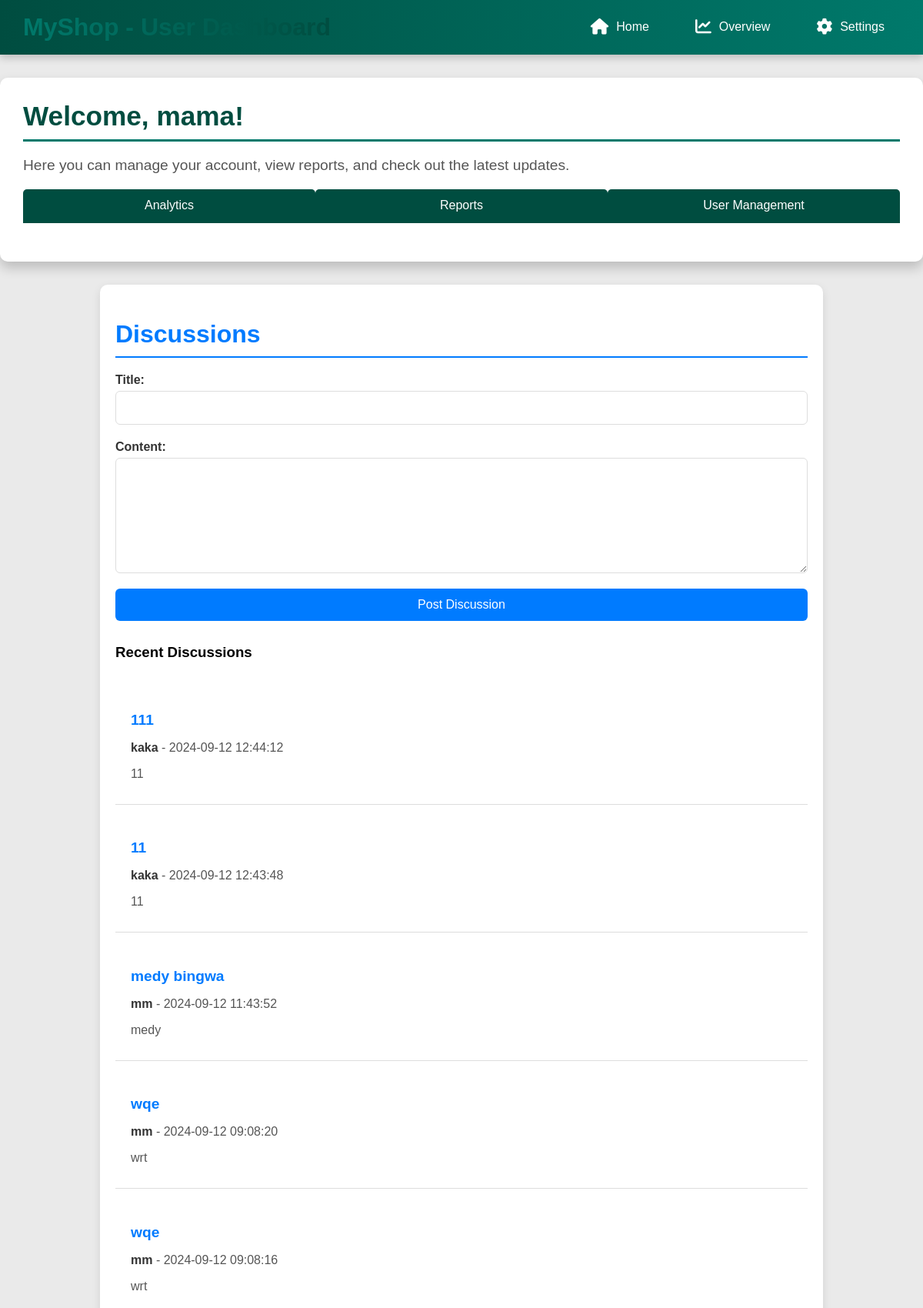
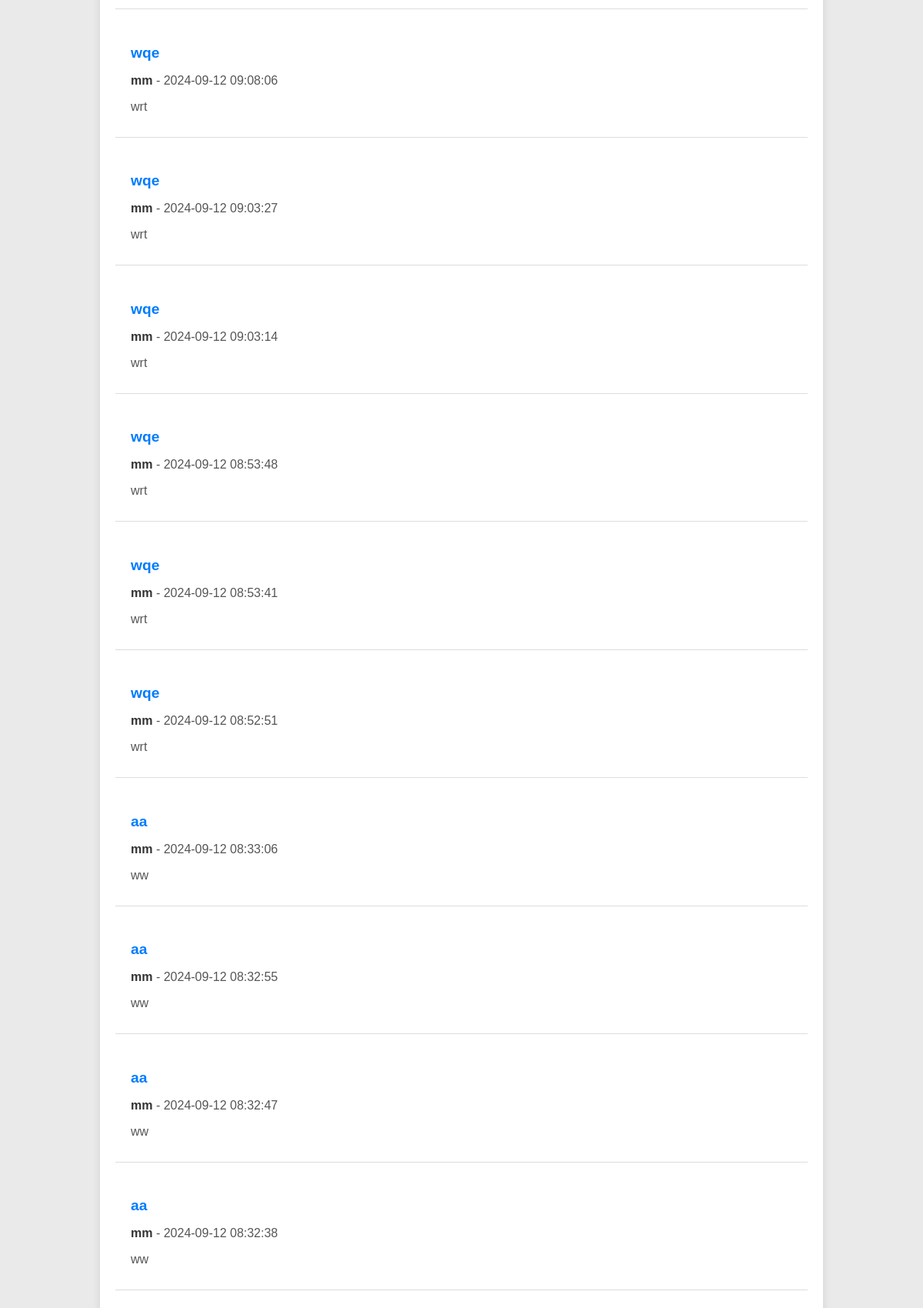
The app's page /create_discussion.php (signed in, upper part) with its own data (2 pictures, top to bottom).
### tables this page shows
CREATE TABLE `discussions` (
  `discussion_id` int(11) NOT NULL,
  `user_id` int(11) NOT NULL,
  `title` varchar(255) NOT NULL,
  `content` text NOT NULL,
  `created_at` timestamp NOT NULL DEFAULT current_timestamp(),
  `status` varchar(50) DEFAULT NULL,
  `retailer_id` int(11) DEFAULT NULL,
  `admin_id` int(11) DEFAULT NULL,
  `topic` varchar(255) DEFAULT NULL,
  `is_private` tinyint(1) NOT NULL DEFAULT 0,
  `passcode` varchar(255) DEFAULT NULL,
  `description` text DEFAULT NULL,
  `created_by` int(11) DEFAULT NULL,
  `max_participants` int(11) DEFAULT 250
);

CREATE TABLE `users` (
  `user_id` int(11) NOT NULL,
  `username` varchar(50) NOT NULL,
  `email` varchar(100) NOT NULL,
  `password` varchar(255) NOT NULL,
  `role_id` int(11) DEFAULT NULL,
  `created_at` timestamp NOT NULL DEFAULT current_timestamp(),
  `updated_at` timestamp NOT NULL DEFAULT current_timestamp() ON UPDATE current_timestamp(),
  `two_factor_enabled` tinyint(1) DEFAULT 0,
  `two_factor_secret` varchar(255) DEFAULT NULL,
  `profile_picture` varchar(255) DEFAULT NULL,
  `balance` decimal(10,2) DEFAULT 0.00
);

### create_discussion.php (the view, shortened to what this page needs)
<?php
require_once 'config.php';
$sql = "SELECT d.discussion_id, d.title, d.content, d.created_at, u.username
        FROM discussions d
        JOIN users u ON d.user_id = u.user_id
        ORDER BY d.created_at DESC";
$discussions = $conn->query($sql);
?>
<?php include 'dashboard_header.php'; ?>
<div class="discussion-container">
    <h2>Discussions</h2>
    <form action="discussion_page.php" method="POST">
        <div class="form-group">
            <label for="title">Title:</label>
            <input type="text" id="title" name="title" required>
        </div>
        <div class="form-group">
            <label for="content">Content:</label>
            <textarea id="content" name="content" required></textarea>
        </div>
        <button type="submit" name="post_discussion">Post Discussion</button>
    </form>
    <h3>Recent Discussions</h3>
    <div class="discussion-list">
        <?php if ($discussions->num_rows > 0): ?>
            <?php while ($discussion = $discussions->fetch_assoc()): ?>
                <div class="discussion-item">
                    <h4><?php echo htmlspecialchars($discussion['title']); ?></h4>
                    <p><strong><?php echo htmlspecialchars($discussion['username']); ?></strong> - <?php echo htmlspecialchars($discussion['created_at']); ?></p>
                    <p><?php echo nl2br(htmlspecialchars($discussion['content'])); ?></p>
                </div>
            <?php endwhile; ?>
        <?php else: ?>
            <p>No discussions available.</p>
        <?php endif; ?>
    </div>
</div>
<?php include 'dashboard_footer.php'; ?>

### dashboard_header.php (style rules this page uses)
body { font-family: 'Arial', sans-serif; background-color: #eaeaea; margin: 0; padding: 0; box-sizing: border-box; }

### create_discussion.php (style rules this page uses)
.discussion-container { max-width: 900px; margin: 20px auto; padding: 20px; background-color: #fff; border-radius: 10px; box-shadow: 0 4px 12px rgba(0, 0, 0, 0.1); }
.discussion-container h2 { color: #007BFF; margin-bottom: 20px; font-size: 2em; border-bottom: 2px solid #007BFF; padding-bottom: 10px; }
.discussion-container form { display: flex; flex-direction: column; gap: 20px; margin-bottom: 30px; }
.form-group { display: flex; flex-direction: column; gap: 5px; }
.form-group label { font-weight: bold; color: #333; }
.form-group input[type="text"], .form-group textarea { padding: 12px; border: 1px solid #ddd; border-radius: 6px; width: 100%; box-sizing: border-box; font-size: 1em; color: #333; }
.form-group textarea { height: 150px; resize: vertical; }
.discussion-container button { padding: 12px 25px; background-color: #007BFF; color: #fff; border: none; border-radius: 6px; cursor: pointer; font-size: 1em; transition: background-color 0.3s, transform 0.2s; }
.discussion-list { margin-top: 20px; }
.discussion-item { padding: 20px; border-bottom: 1px solid #ddd; transition: background-color 0.3s; }
.discussion-item h4 { margin-bottom: 10px; color: #007BFF; font-size: 1.2em; }
.discussion-item p { margin-bottom: 10px; color: #555; }
.discussion-item p strong { color: #333; }

### records on screen
discussions: title "111", user.username "kaka", created_at "2024-09-12 12:44:12", content "11"
discussions: title "11", user.username "kaka", created_at "2024-09-12 12:43:48", content "11"
discussions: title "medy bingwa", user.username "mm", created_at "2024-09-12 11:43:52", content "medy"
discussions: title "wqe", user.username "mm", created_at "2024-09-12 09:08:20", content "wrt"
discussions: title "wqe", user.username "mm", created_at "2024-09-12 09:08:16", content "wrt"
discussions: title "wqe", user.username "mm", created_at "2024-09-12 09:08:06", content "wrt"
discussions: title "wqe", user.username "mm", created_at "2024-09-12 09:03:27", content "wrt"
discussions: title "wqe", user.username "mm", created_at "2024-09-12 09:03:14", content "wrt"
discussions: title "wqe", user.username "mm", created_at "2024-09-12 08:53:48", content "wrt"
discussions: title "wqe", user.username "mm", created_at "2024-09-12 08:53:41", content "wrt"
discussions: title "wqe", user.username "mm", created_at "2024-09-12 08:52:51", content "wrt"
discussions: title "aa", user.username "mm", created_at "2024-09-12 08:33:06", content "ww"
discussions: title "aa", user.username "mm", created_at "2024-09-12 08:32:55", content "ww"
discussions: title "aa", user.username "mm", created_at "2024-09-12 08:32:47", content "ww"
discussions: title "aa", user.username "mm", created_at "2024-09-12 08:32:38", content "ww"

### other values on screen
$username "mama"
